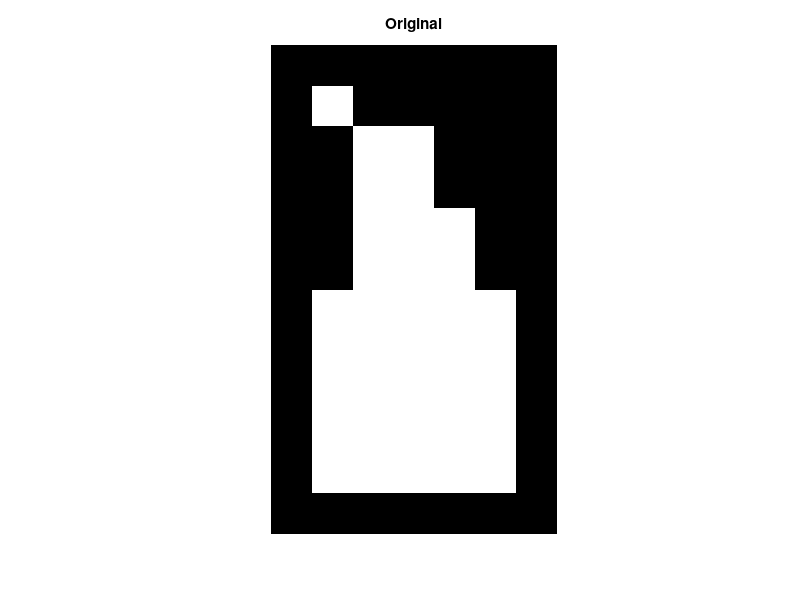
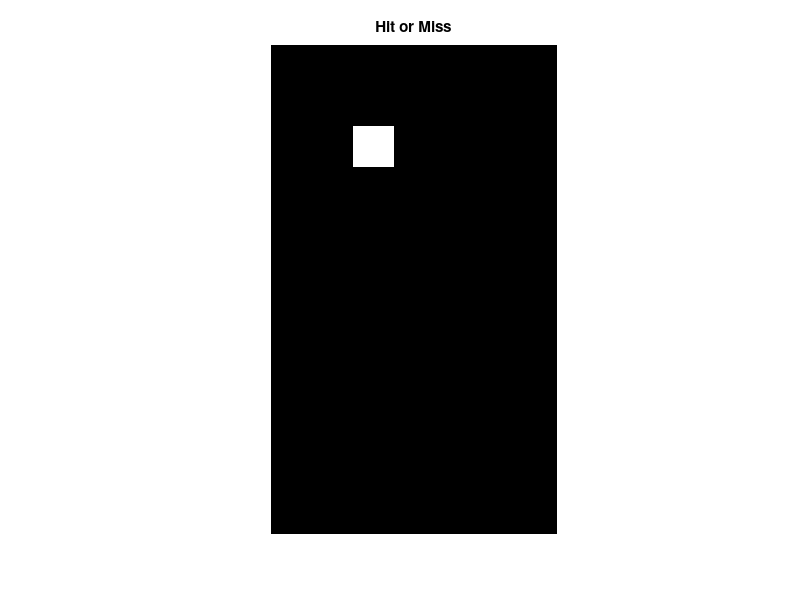

Write MATLAB code to recreate these figures, in order.
%Hit or Miss using morfological operations
%GW pp. 640- 642
%HKa Jan. 2015

clear, close all; 

%Create image to analyse
A=ones(12,7);
A(1,:)=0;A(12,:)=0;A(:,1)=0;A(:,7)=0; %%Create black border
A(2,3:6)=0;
A(3,2)=0; A(3,5:6)=0;
A(4,2)=0; A(4,5:6)=0;
A(5,2)=0; A(5,6)=0;
A(6,2)=0; A(6,6)=0;

%Lets Hit or Miss
B =strel('arbitrary',[1 0 0; 0 1 1;0 1 1]);
Bc=strel('arbitrary',[0 1 1; 1 0 0;1 0 0]);

Ac=~A;
A_star_B=imerode(A,B)&imerode(Ac,Bc)

figure(1), imshow(A);title('Original')
figure(2), imshow(A_star_B);title('Hit or Miss')